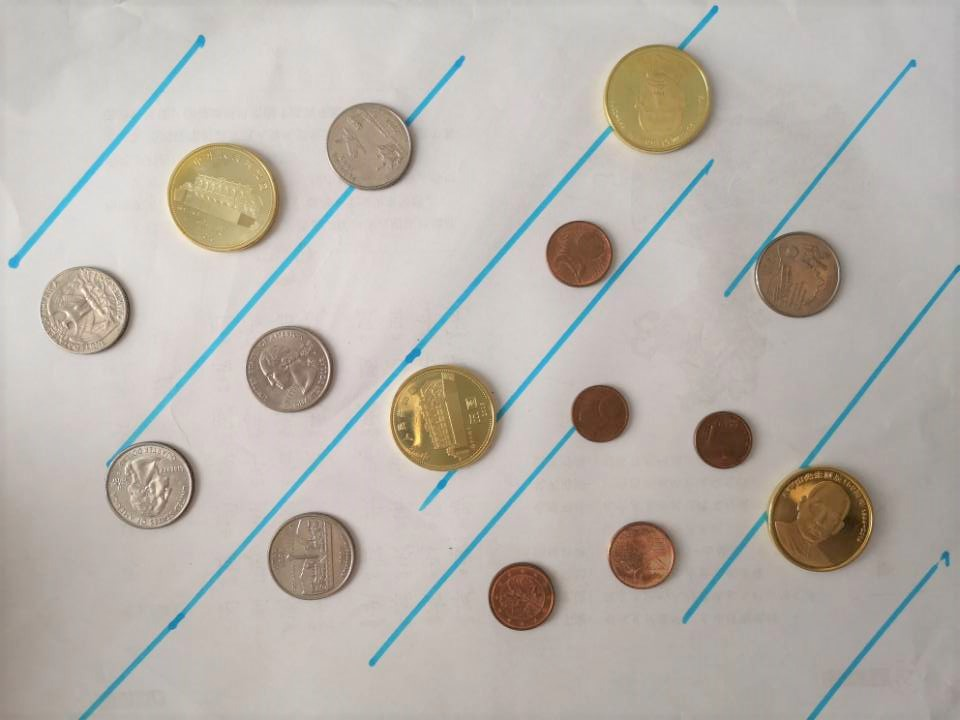
#> input picture image_segment/2-2.jpg, 960 x 720 px
$ jupyter execute test3.ipynb
#> lines starting #> are read from the running program, lines starting #| are printed output that depends on the picture; after the words box and inside, x2 and y2 are one past the last pixel; in counts of white or black regions, pixels touching at a corner belong together
[cell 1]
import cv2
import numpy as np
import matplotlib.pyplot as plt

[cell 2]
# 加载图像并将其转换为灰度图像
img = cv2.imread('./2-2.jpg')
#> img is the input picture: shape (720, 960, 3); mean B, G, R 171.7, 178.7, 184.3
gray = cv2.cvtColor(img, cv2.COLOR_BGR2GRAY)
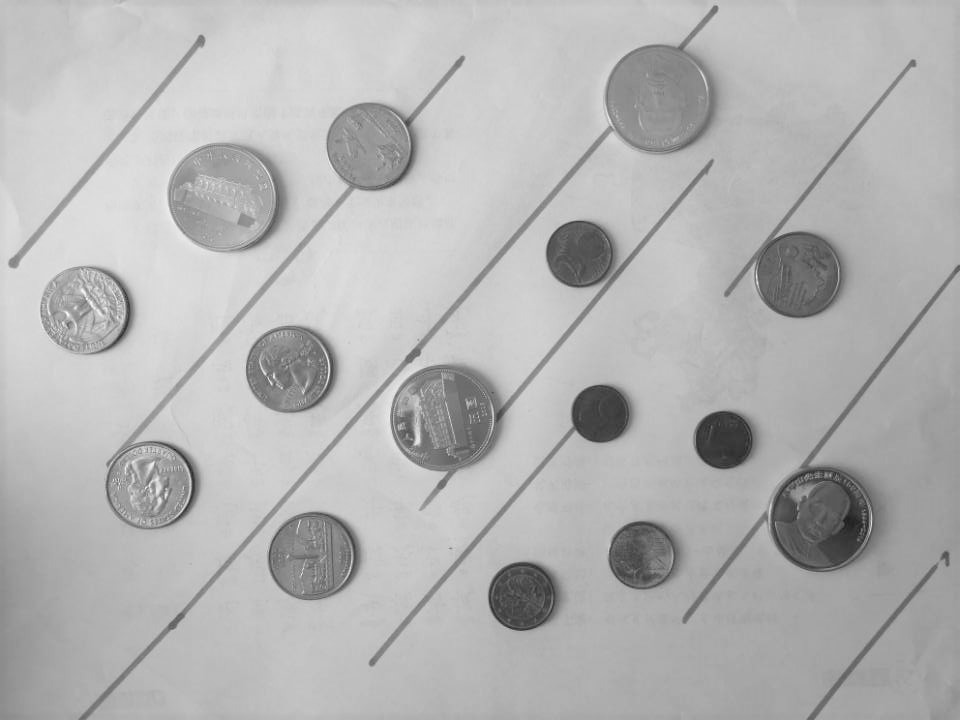
#> gray: shape (720, 960); min 25, max 250, mean 179.6

[cell 3]
# 高斯滤波降噪
gaussian_img = cv2.GaussianBlur(gray, (7, 7), 0)

[cell 4]
# 边缘检测
edges = cv2.Canny(gaussian_img, 50, 150)
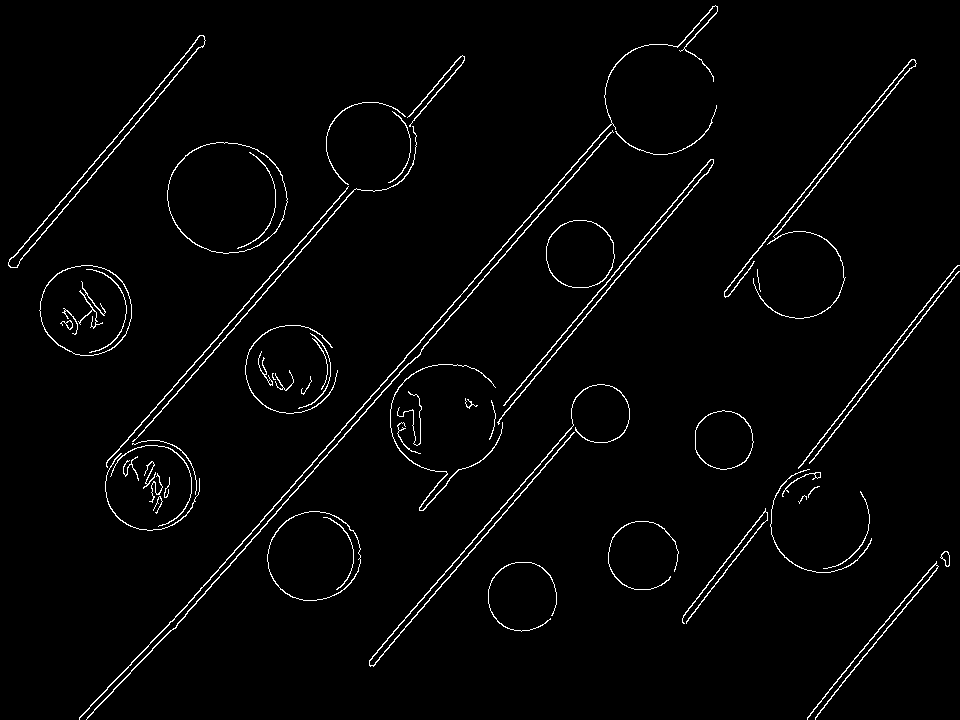
#> edges: shape (720, 960); 2.2% white in thin lines or dots

[cell 5]
plt.imshow(edges, cmap='gray')

[cell 6]
# 使用Hough圆变换检测硬币
circles = cv2.HoughCircles(edges, cv2.HOUGH_GRADIENT, 1, 100, param1=50, param2=20, minRadius=0, maxRadius=70)
#> circles = 15 rows, first 8: [220.5, 195.5, 54.1], [313.5, 555.5, 45.5], [659.5, 99.5, 54.9], [83.5, 308.5, 42.7], [445.5, 417.5, 54.7], [797.5, 274.5, 44.1], [578.5, 252.5, 33.8], [819.5, 521.5, 50.1]

[cell 7]
# 统计检测到的硬币数量
num_of_coins = 0
if circles is not None:
    circles = np.round(circles[0, :]).astype("int")
#> circles = 15 rows, first 8: [220, 196, 54], [314, 556, 46], [660, 100, 55], [84, 308, 43], [446, 418, 55], [798, 274, 44], [578, 252, 34], [820, 522, 50]
    for (x, y, r) in circles:
        cv2.circle(img, (x, y), r, (0, 255, 0), 2)
        num_of_coins += 1
#> this loop made 15 passes
#> (x, y, r) on passes 1 to 12: (220, 196, 54), (314, 556, 46), (660, 100, 55), (84, 308, 43), (446, 418, 55), (798, 274, 44), (578, 252, 34), (820, 522, 50), (372, 146, 44), (290, 368, 44), (642, 556, 34), (600, 412, 29)
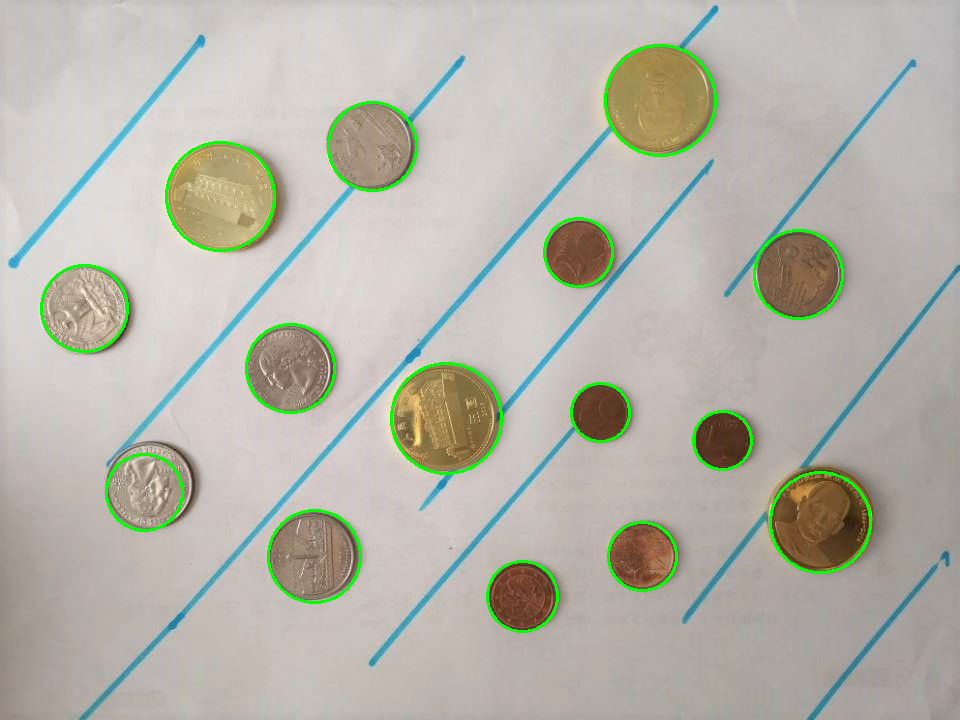
#> img: shape (720, 960, 3); 1.72% of pixels changed, all inside (x1, y1, x2, y2) = (40, 44, 872, 633)
#> after the loop, num_of_coins = 15

[cell 8]
# 使用Hough线变换检测线条
lines = cv2.HoughLinesP(edges, 1, np.pi/180, 80, minLineLength=10, maxLineGap=10)
#> lines = 49 rows, first 6: [793, 475, 957, 265], [495, 415, 710, 159], [421, 349, 609, 133], [144, 658, 164, 636], [118, 450, 348, 186], [369, 660, 573, 425]

[cell 9]
# 应用非最大抑制
def non_max_suppression(boxes, overlapThresh):
    if len(boxes) == 0:
        return []

    if boxes.dtype.kind == "i":
        boxes = boxes.astype("float")

    pick = []

    x1 = boxes[:, 0]
    y1 = boxes[:, 1]
    x2 = boxes[:, 2]
    y2 = boxes[:, 3]

    area = (x2 - x1 + 1) * (y2 - y1 + 1)
    idxs = np.argsort(y2)

    while len(idxs) > 0:
        last = len(idxs) - 1
        i = idxs[last]
        pick.append(i)

        suppress = [last]

        for pos in range(last):
            j = idxs[pos]

            xx1 = max(x1[i], x1[j])
            yy1 = max(y1[i], y1[j])
            xx2 = min(x2[i], x2[j])
            yy2 = min(y2[i], y2[j])

            w = max(0, xx2 - xx1 + 1)
            h = max(0, yy2 - yy1 + 1)

            overlap = float(w * h) / area[j]

            if overlap > overlapThresh:
                suppress.append(pos)

        idxs = np.delete(idxs, suppress)

    return boxes[pick].astype("int")

[cell 10]
# 统计检测到的线条数量
num_of_lines = 0
if lines is not None:
    for line in lines:
        x1, y1, x2, y2 = line[0]
        cv2.line(img, (x1, y1), (x2, y2), (0, 0, 255), 2)
        num_of_lines += 1
#> this loop made 49 passes
#> (x1, y1, x2, y2) on passes 1 to 12: (793, 475, 957, 265), (495, 415, 710, 159), (421, 349, 609, 133), (144, 658, 164, 636), (118, 450, 348, 186), (369, 660, 573, 425), (107, 473, 354, 189), (494, 424, 713, 162), (151, 651, 170, 630), (372, 665, 576, 430), (416, 346, 611, 122), (37, 230, 201, 35)
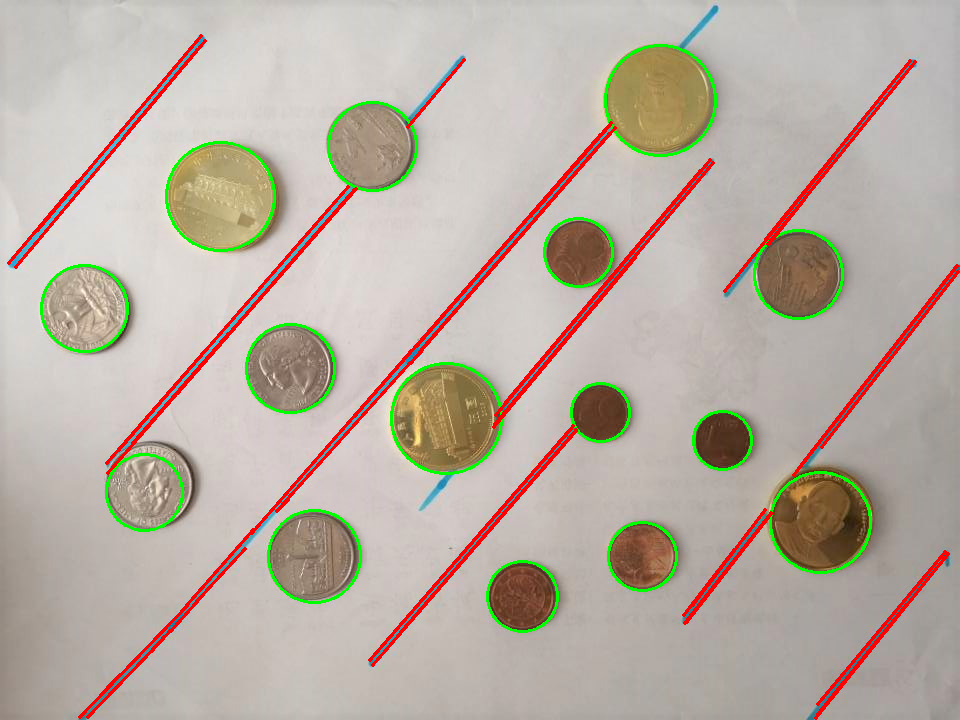
#> img: shape (720, 960, 3); 3.11% of pixels changed, all inside (x1, y1, x2, y2) = (7, 34, 960, 720)
#> after the loop, num_of_lines = 49

[cell 11]
# 使用Matplotlib显示结果
plt.imshow(cv2.cvtColor(img, cv2.COLOR_BGR2RGB))
plt.title('Result')
plt.show()

# 打印检测到的硬币数目和线条数
print("Number of coins: ", num_of_coins)
#| Number of coins:  15
print("Number of lines: ", num_of_lines)
#| Number of lines:  49

[cell 12]
# 应用非最大抑制来消除重叠的线段
new_lines = []
for line in lines:
    x1, y1, x2, y2 = line[0]
    new_lines.append([x1, y1, x2, y2])
#> after the loop, new_lines = 49 items, first 6: [793, 475, 957, 265], [495, 415, 710, 159], [421, 349, 609, 133], [144, 658, 164, 636], [118, 450, 348, 186], [369, 660, 573, 425]

new_lines = np.array(new_lines)
#> new_lines has the same summary as lines
new_lines = non_max_suppression(new_lines, 0.1)
#> in non_max_suppression, `boxes = boxes.astype("float")`: boxes has the same summary as lines outside non_max_suppression
#> in non_max_suppression, `x1 = boxes[:, 0]`: x1 = 49 values, max 821 at index 18, min 8 at index 48, mean 404.8
#> in non_max_suppression, `y1 = boxes[:, 1]`: y1 = 49 values, max 718 at index 25, min 127 at index 44, mean 477.6
#> in non_max_suppression, `x2 = boxes[:, 2]`: x2 = 49 values, max 958 at index 18, min 77 at index 48, mean 529
#> in non_max_suppression, `y2 = boxes[:, 3]`: y2 = 49 values, max 674 at index 42, min 35 at index 11, mean 331
#> in non_max_suppression, `area = (x2 - x1 + 1) * (y2 - y1 + 1)`: area = 49 values, max -132 at index 14, min -70184 at index 6, mean -23698.6
#> in non_max_suppression, `idxs = np.argsort(y2)`: idxs = 49 values, max 48 at index 15, min 0 at index 21, mean 24
#> the loop in non_max_suppression, `while len(idxs) > 0:` made 49 passes
#> (last, i) on passes 1 to 12: (48, 42), (47, 41), (46, 3), (45, 8), (44, 24), (43, 34), (42, 43), (41, 25), (40, 21), (39, 40), (38, 28), (37, 26)
#> (last, i, idxs) on passes 34 to 39: (15, 48, [11, 13, 29, 44, 12, 22, 10, 39, 33, 2, 16, 32, 1, 7, 36]), (14, 36, [11, 13, 29, 44, 12, 22, 10, 39, 33, 2, 16, 32, 1, 7]), (13, 7, [11, 13, 29, 44, 12, 22, 10, 39, 33, 2, 16, 32, 1]), (12, 1, [11, 13, 29, 44, 12, 22, 10, 39, 33, 2, 16, 32]), (11, 32, [11, 13, 29, 44, 12, 22, 10, 39, 33, 2, 16]), (10, 16, [11, 13, 29, 44, 12, 22, 10, 39, 33, 2])
#> after the loop in non_max_suppression, `while len(idxs) > 0:`: idxs = empty array; pick = 49 values, max 48 at index 33, min 0 at index 27, mean 24
#> new_lines = 49 rows, first 6: [107, 687, 120, 674], [87, 717, 143, 659], [144, 658, 164, 636], [151, 651, 170, 630], [79, 717, 187, 605], [817, 714, 906, 604]

# 将检测到的线绘制到图像上
for line in new_lines:
    x1, y1, x2, y2 = line
    cv2.line(img, (x1, y1), (x2, y2), (0, 255, 0), 2)
#> this loop made 49 passes
#> line on passes 18 to 29: [400, 632, 576, 429], [370, 659, 571, 428], [369, 660, 573, 425], [282, 504, 410, 362], [106, 463, 203, 352], [410, 363, 421, 351], [251, 533, 411, 350], [132, 443, 228, 333], [821, 447, 958, 271], [798, 468, 955, 267], [793, 475, 957, 265], [493, 427, 635, 257]
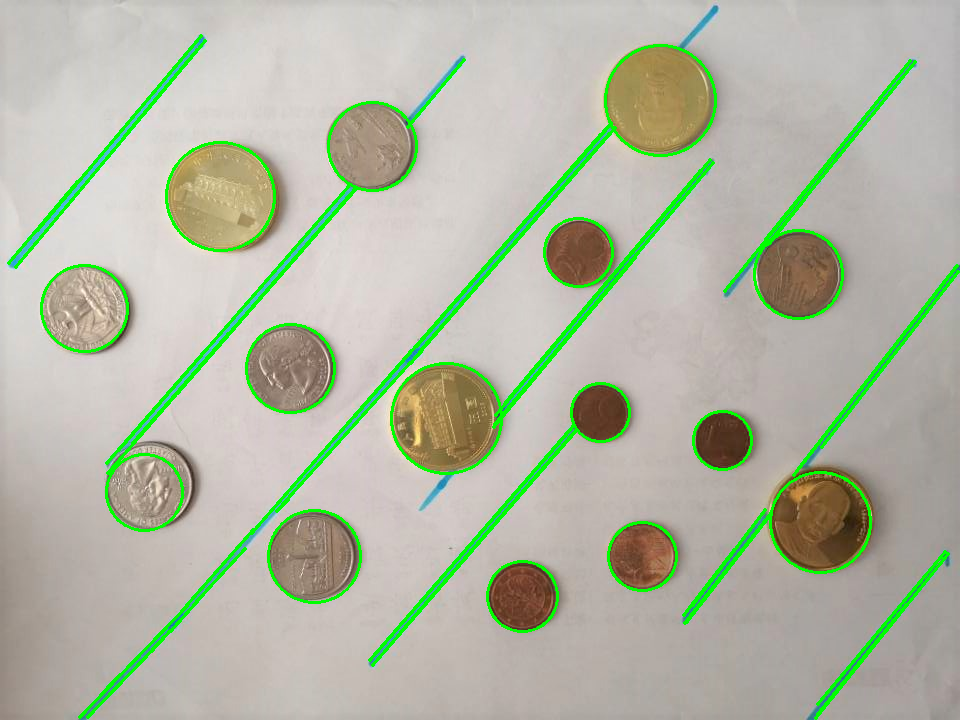
#> img: shape (720, 960, 3); 3.11% of pixels changed, all inside (x1, y1, x2, y2) = (7, 34, 960, 720)

# 显示图像
plt.imshow(cv2.cvtColor(img, cv2.COLOR_BGR2RGB))
plt.show()

$ run again, with image_segment/2-1.jpg copied over image_segment/2-2.jpg
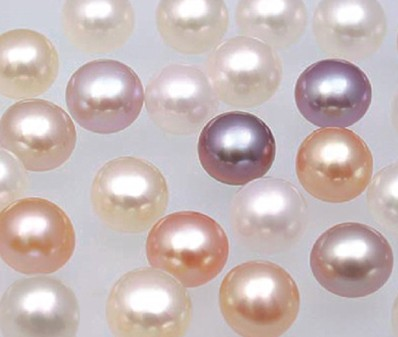
#> input picture image_segment/2-1.jpg, 398 x 337 px
#> img is the input picture: shape (337, 398, 3); mean B, G, R 184.5, 185.6, 200.4
#> `edges = cv2.Canny(gaussian_img, 50, 150)`:
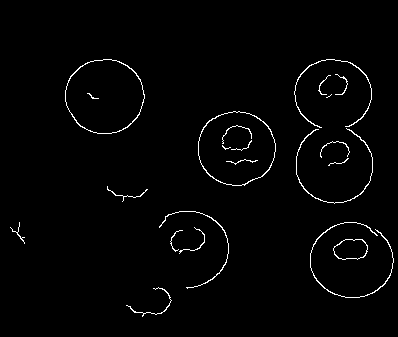
#> edges: shape (337, 398); 1.7% white in thin lines or dots, all inside (x1, y1, x2, y2) = (10, 59, 394, 317)
#> `circles = cv2.HoughCircles(edges, cv2.HOUGH_GRADIENT, 1, 100, param1=5..`: circles = [[104.5, 93.5, 38.6], [332.5, 165.5, 37.7], [189.5, 246.5, 37.8], [352.5, 264.5, 42.7], [231.5, 145.5, 34.6]]
#> `circles = np.round(circles[0, :]).astype("int")`: circles = [[104, 94, 39], [332, 166, 38], [190, 246, 38], [352, 264, 43], [232, 146, 35]]
#> the loop `for (x, y, r) in circles:` made 5 passes
#> after the loop `for (x, y, r) in circles:`:
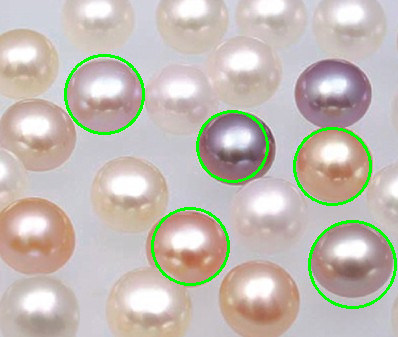
#> img: shape (337, 398, 3); 2.7% of pixels changed, all inside (x1, y1, x2, y2) = (64, 54, 397, 309)
#> after the loop `for (x, y, r) in circles:`: num_of_coins = 5
#> lines = None
#| Number of coins:  5
